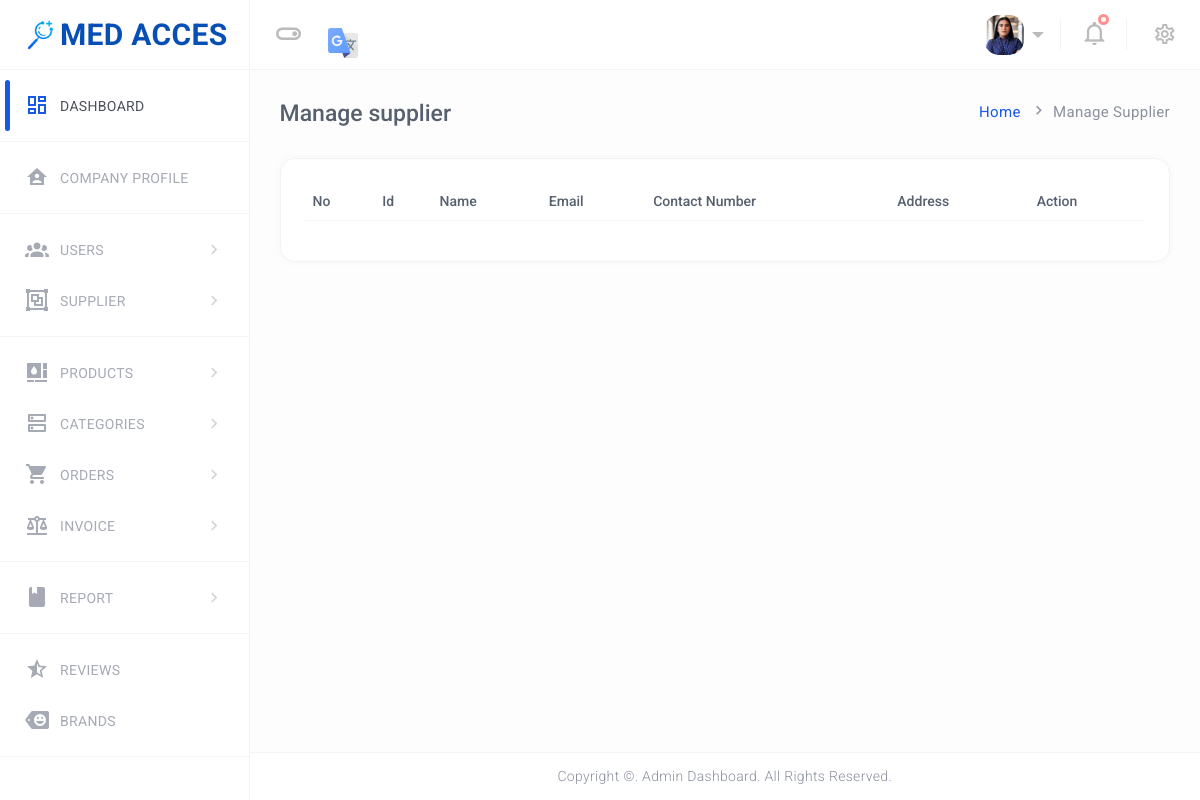
The app's page /med/admin/manage_supplier.php (signed in), older data.
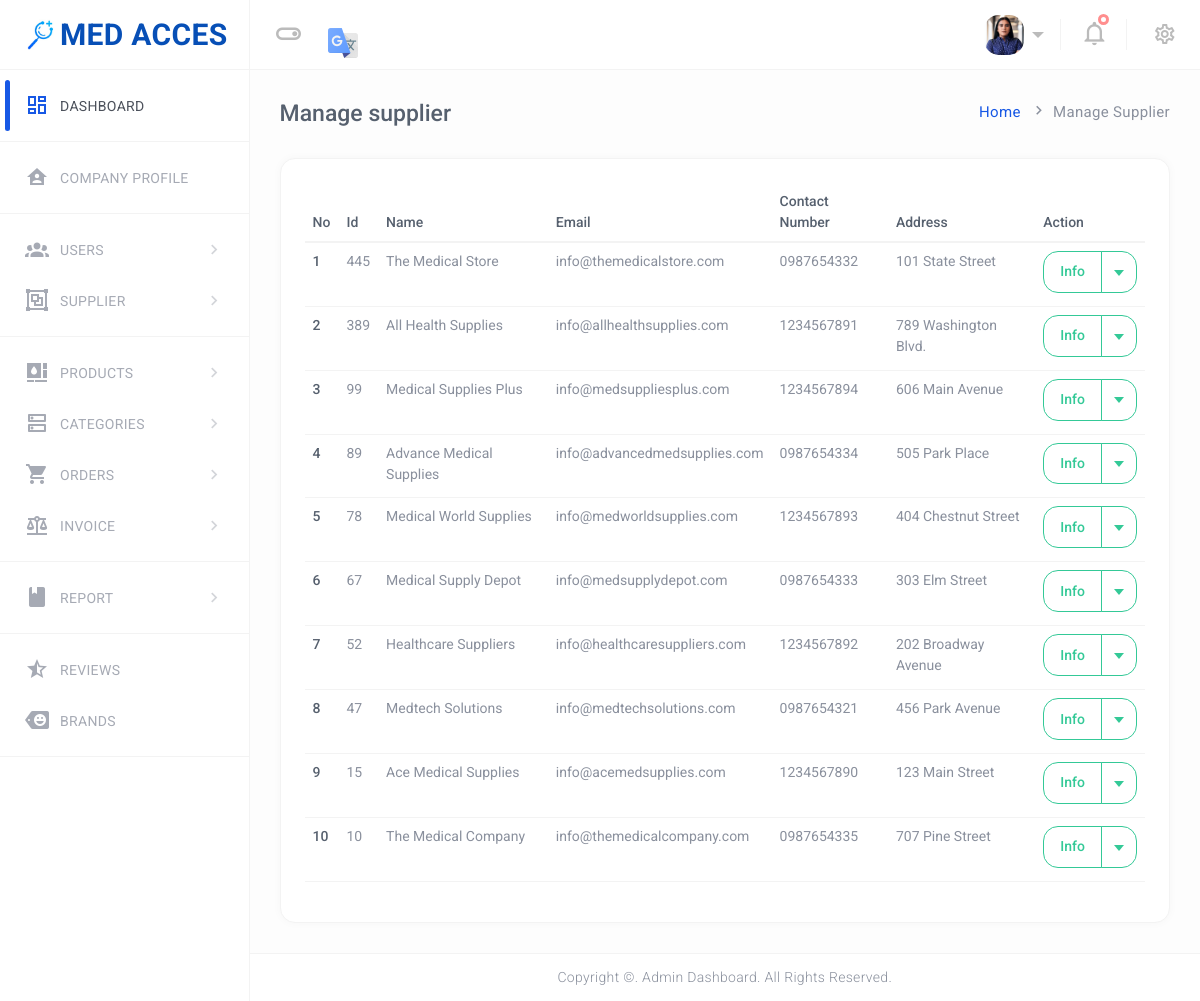
The same page, newer data.
### tables this page shows
CREATE TABLE `suppliers` (
`id` int(11) NOT NULL,
`nameSupplier` varchar(100) NOT NULL,
`email` varchar(100) NOT NULL,
`contactNumber` varchar(10) NOT NULL,
`address` varchar(100) NOT NULL
);

### med/admin/manage_supplier.php (the view, shortened to what the changed rows need)
<?php
include('includes/dbconnection.php');
?>
<!DOCTYPE html>
<html lang="en" dir="ltr">
<head>
    <link rel="stylesheet" href="assets/mdi/css/materialdesignicons.min.css">
    <link href="assets/plugins/simplebar/simplebar.css" rel="stylesheet" />
    <link href='assets/plugins/data-tables/datatables.bootstrap5.min.css' rel='stylesheet'>
    <link href='assets/plugins/data-tables/responsive.datatables.min.css' rel='stylesheet'>
    <link id="Shop-css" rel="stylesheet" href="assets/css/style.css" />
</head>
<body class="ec-header-fixed ec-sidebar-fixed ec-sidebar-dark ec-header-light" id="body">
<div class="wrapper">
    <div class="ec-page-wrapper">
        <?php @include("includes/header.php");?>
        <div class="ec-content-wrapper">
            <div class="content">
                <div class="breadcrumb-wrapper breadcrumb-wrapper-2">
                    <h1>Manage supplier</h1>
                </div>
                                <?php @include("edit-supplier.php");?>
                <div class="row">
                    <div class="col-12">
                        <div class="card card-default">
                            <div class="card-body">
                                <div class="table-responsive">
                                    <table id="responsive-data-table" class="table" style="width:100%">
                                        <thead>
                                        <tr>
                                        <th>No</th>
                                        <th>Id</th>
                                        <th>Name</th>
                                        <th>Email</th>
                                        <th>Contact Number</th>
                                        <th>Address</th>
                                        <th>Action</th>
                                        </tr>
                                        </thead>
                                        <tbody>
                                        <?php
                                        $sql="select distinct id, nameSupplier,email,contactNumber, address  from suppliers ORDER BY id DESC";
                                        $query = $dbh -> prepare($sql);
                                        $query->execute();
                                        $results=$query->fetchAll(PDO::FETCH_OBJ);
                                        $cnt=1;
                                        if($query->rowCount() > 0) {
                                            foreach($results as $row) { ?>
                                                <tr>
                                                    <td><?php echo $cnt;?></td>
                                                    <td><?php  echo htmlentities($row->id);?></td>
                                                    <td><?php  echo htmlentities($row->nameSupplier);?></td>
                                                    <td><?php  echo htmlentities($row->email);?></td>
                                                    <td><?php  echo htmlentities($row->contactNumber);?></td>
                                                    <td><?php  echo htmlentities($row->address);?></td>
                                                    <td>
                                                        <div class="btn-group mb-1">
                                                            <button type="button"
                                                                    class="btn btn-outline-success">Info</button>
                                                            <button type="button" class="btn btn-outline-success dropdown-toggle dropdown-toggle-split" data-bs-toggle="dropdown" aria-haspopup="true" aria-expanded="false" data-display="static">
                                                            </button>
                                                        </div>
                                                    </td>
                                                </tr>
                                                <?php
                                                $cnt++;
                                            }
                                        }?>
                                        </tbody>
                                    </table>
                                </div>
                            </div>
                        </div>
                    </div>
                </div>
            </div>
        </div>
</body>
</html>

### med/admin/includes/header.php (shortened to what the changed rows need)
<header class="ec-main-header" id="header">
  <nav class="navbar navbar-static-top navbar-expand-lg">
    <div class="navbar-right">
      <ul class="nav navbar-nav">
        <li class="dropdown user-menu">
          <?php
          $aid=$_SESSION['odmsaid'];
          $sql="SELECT * from  tbladmin where id=:aid";
          $query = $dbh -> prepare($sql);
          $query->bindParam(':aid',$aid,PDO::PARAM_STR);
          $query->execute();
          $results=$query->fetchAll(PDO::FETCH_OBJ);
          if($query->rowCount() > 0)
          {
            foreach($results as $row)
            {
              ?>
              <button class="dropdown-toggle nav-link ec-drop" data-bs-toggle="dropdown" aria-expanded="false">
                <?php
                if($row->photo=="avatar15.jpg")
                {
                  ?>
                  <img src="../assets/img/user/user.jpg" class="user-image" alt="User Image" />
                  <?php
                } else {
                  ?>
                  <img class="user-image" alt="User Image" src="profileimages/<?php  echo $row->photo;?>" alt="">
                  <?php
                } ?>
              </button>
              <?php
            }
          } ?>
        </li>
  </nav>
</header>

Row changes from the older to the newer data that the page shows:
added suppliers: id "445", nameSupplier "The Medical Store", email "info@themedicalstore.com", contactNumber "0987654332", address "101 State Street"
added suppliers: id "389", nameSupplier "All Health Supplies", email "info@allhealthsupplies.com", contactNumber "1234567891", address "789 Washington Blvd."
added suppliers: id "99", nameSupplier "Medical Supplies Plus", email "info@medsuppliesplus.com", contactNumber "1234567894", address "606 Main Avenue"
added suppliers: id "89", nameSupplier "Advance Medical Supplies", email "info@advancedmedsupplies.com", contactNumber "0987654334", address "505 Park Place"
added suppliers: id "78", nameSupplier "Medical World Supplies", email "info@medworldsupplies.com", contactNumber "1234567893", address "404 Chestnut Street"
added suppliers: id "67", nameSupplier "Medical Supply Depot", email "info@medsupplydepot.com", contactNumber "0987654333", address "303 Elm Street"
added suppliers: id "52", nameSupplier "Healthcare Suppliers", email "info@healthcaresuppliers.com", contactNumber "1234567892", address "202 Broadway Avenue"
added suppliers: id "47", nameSupplier "Medtech Solutions", email "info@medtechsolutions.com", contactNumber "0987654321", address "456 Park Avenue"
added suppliers: id "15", nameSupplier "Ace Medical Supplies", email "info@acemedsupplies.com", contactNumber "1234567890", address "123 Main Street"
added suppliers: id "10", nameSupplier "The Medical Company", email "info@themedicalcompany.com", contactNumber "0987654335", address "707 Pine Street"
